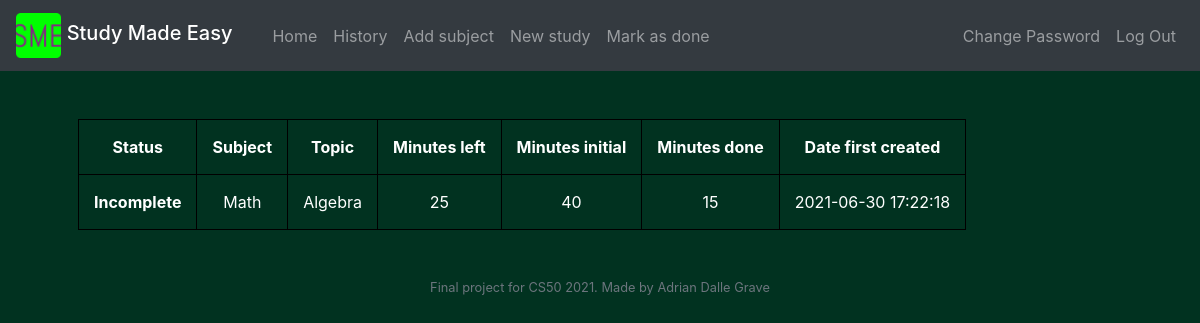
Screenshot of / (signed in) with the database file from the repository.
### tables this page shows
CREATE TABLE 'topics' ('id' integer PRIMARY KEY NOT NULL, 'subject' text NOT NULL, 'topic' text NOT NULL, 'minleft' integer NOT NULL, 'mininitial' integer NOT NULL, 'mindone' integer NOT NULL, 'date' date NOT NULL, 'username'  text NOT NULL  );

### application.py (the view)
@app.route("/")
@login_required
def index():
    username = db.execute("SELECT username FROM users WHERE id = ?",
                          session["user_id"])[0]['username']
    things = db.execute(
        "SELECT subject, topic, minleft, mininitial, mindone, date FROM topics WHERE username = ? GROUP BY topic HAVING minleft <> 0", username)
    return render_template("index.html", things=things)

### application.py (called while the page is built)
@app.after_request
def after_request(response):
    response.headers["Cache-Control"] = "no-cache, no-store, must-revalidate"
    response.headers["Expires"] = 0
    response.headers["Pragma"] = "no-cache"
    return response

### helpers.py (called while the page is built)
def login_required(f):
    @wraps(f)
    def decorated_function(*args, **kwargs):
        if session.get("user_id") is None:
            return redirect("/login")
        return f(*args, **kwargs)
    return decorated_function

### templates/index.html (shortened to what this page needs)
{% extends "layout.html" %}
{% block main %}
   <table>
      <thead>
        <tr>
            <th scope="col"> Status </th>
            <th scope="col"> Subject </th>
            <th scope="col"> Topic </th>
            <th scope="col"> Minutes left </th>
            <th scope="col"> Minutes initial </th>
            <th scope="col"> Minutes done </th>
            <th scope="col"> Date first created </th>
        </tr>
      </thead>
      <tbody>
        {% for thing in things %}
        <tr>
          <th scope="row">
              {{ "Incomplete" if thing["minleft"] > 0 else "done!" }}
          </th>
          <td>  {{ thing["subject"] }}  </td>
          <td>  {{ thing["topic"] }}  </td>
          <td>  {{ thing["minleft"] }}  </td>
          <td>  {{ thing["mininitial"] }}  </td>
          <td>  {{ thing["mindone"] }}  </td>
          <td>  {{ thing["date"] }}  </td>
        </tr>
        {% endfor %}
      </body>
{% endblock %}

### static/styles.css (style rules this page uses)
body { background-color:#013220; }
table, th, td { border: 1px solid black; padding: 15px; }

### rows the page displays
topics: minleft "Incomplete", subject "Math", topic "Algebra", minleft "25", mininitial "40", mindone "15", date "2021-06-30 17:22:18"
